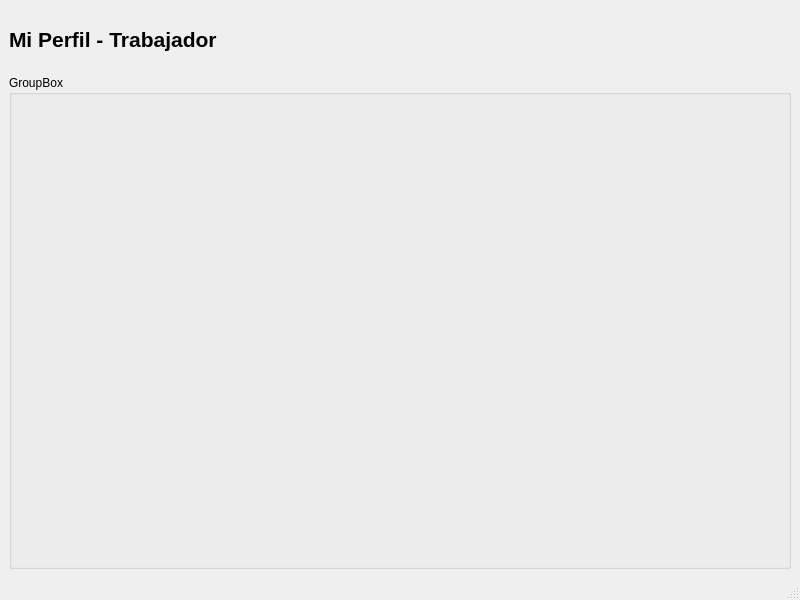
<?xml version="1.0" encoding="UTF-8"?>
<ui version="4.0">
 <class>MainWindow</class>
 <widget class="QMainWindow" name="MainWindow">
  <property name="geometry">
   <rect>
    <x>0</x>
    <y>0</y>
    <width>800</width>
    <height>600</height>
   </rect>
  </property>
  <property name="windowTitle">
   <string>MainWindow</string>
  </property>
  <widget class="QWidget" name="centralwidget">
   <layout class="QGridLayout" name="gridLayout">
    <item row="0" column="0">
     <widget class="QLabel" name="label">
      <property name="maximumSize">
       <size>
        <width>16777215</width>
        <height>60</height>
       </size>
      </property>
      <property name="font">
       <font>
        <pointsize>16</pointsize>
        <bold>true</bold>
       </font>
      </property>
      <property name="text">
       <string>Mi Perfil - Trabajador</string>
      </property>
     </widget>
    </item>
    <item row="1" column="0">
     <widget class="QGroupBox" name="groupBox">
      <property name="title">
       <string>GroupBox</string>
      </property>
     </widget>
    </item>
   </layout>
  </widget>
  <widget class="QMenuBar" name="menubar">
   <property name="geometry">
    <rect>
     <x>0</x>
     <y>0</y>
     <width>800</width>
     <height>22</height>
    </rect>
   </property>
  </widget>
  <widget class="QStatusBar" name="statusbar"/>
 </widget>
 <resources/>
 <connections/>
</ui>
